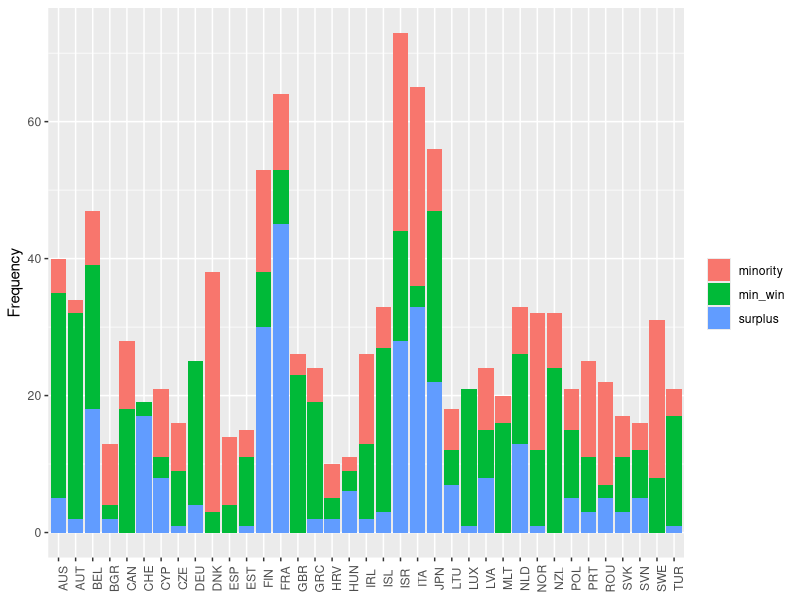
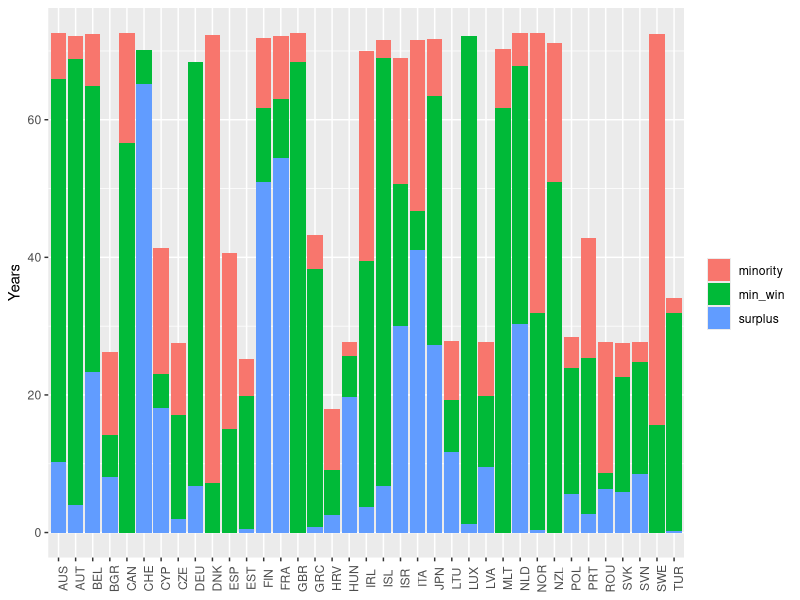

R code for these plots, in order:
## ---- chunk 1
library(tidyverse)

## source("cabinet-type.R")  # create cabinet type dataset "cabinet-type.csv"
cab_raw <- readr::read_csv("cabinet-type.csv")

# post-war data only, factor for ordering, duration in years
cab_data <-
  cab_raw %>%
  filter(start_date > "1945-05-08") %>% 
  mutate(cabinet_type = factor(cabinet_type) %>% relevel("minority"),
         years = as.numeric(duration, units="days") / 365)
## ---- chunk 2
# plot frequency of cabinet type by number of formations
pl_freq <- ggplot(cab_data, aes(x = country_name_short)) +
  geom_bar(aes(fill = cabinet_type)) +
  labs(x = NULL, y = "Frequency", fill = "") +
  theme(axis.text.x = element_text(angle = 90))
print(pl_freq)

# plot occurence of cabinet type by duration
pl_dur <- ggplot(cab_data, aes(x = country_name_short, weight = years)) + 
  geom_bar(aes(fill = cabinet_type)) +
  labs(x = NULL, y = "Years", fill = "") +
  theme(axis.text.x = element_text(angle = 90))
print(pl_dur)
## ---- chunk 3
# cabinet type summary by country
country_type <-
  cab_data %>% 
  count(country_name_short, cabinet_type) %>% 
  spread(cabinet_type, n, fill = 0) %>% 
  mutate_if(is.numeric, as.integer)

# grand coalition summary
country_gc <- 
  cab_data %>% 
  group_by(country_name_short) %>% 
  summarise(grand = sum(grand_coalition))

# combine and pretty print cabinet information
country_type %>%
  left_join(cab_data %>% count(country_name_short)) %>% 
  left_join(country_gc) %>%
  rename(country = country_name_short, total = n) %>% 
  knitr::kable()
